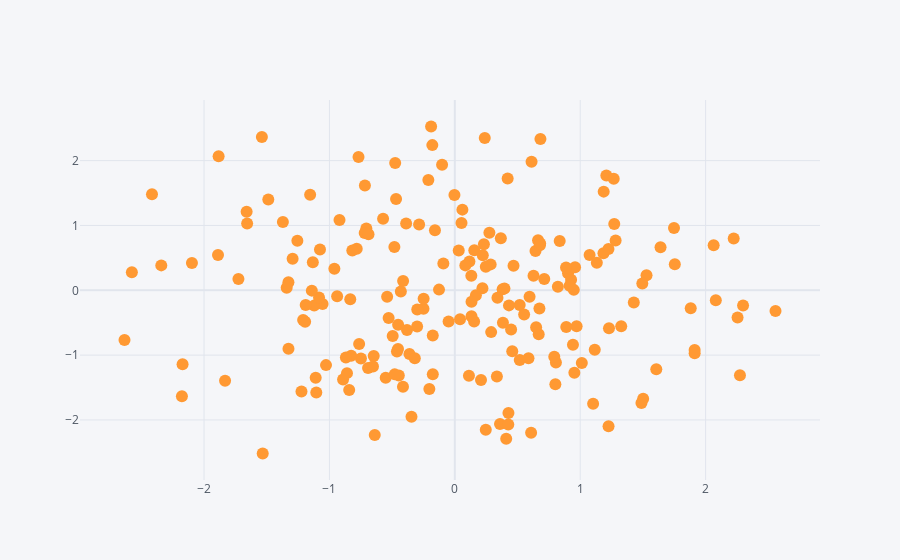

Notebook cell for this chart:
### Code cell
df.iplot(kind = 'scatter', x='A', y='B', mode='markers')

### Figure 1 — Plotly figure (JSON) as saved in the notebook; plotly's stock layout.template omitted (floating-point values rounded to 4 significant figures; data arrays with more than 128 entries replaced by an {"elided": "..."} marker saying what was removed)
{"data": [{"line": {"color": "rgba(255, 153, 51, 1.0)", "dash": "solid", "shape": "linear", "width": 1.3}, "marker": {"size": 12, "symbol": "circle"}, "mode": "markers", "name": "B", "text": "", "type": "scatter", "x": {"elided": "200 float values"}, "y": {"elided": "200 float values"}}], "layout": {"legend": {"bgcolor": "#F5F6F9", "font": {"color": "#4D5663"}}, "paper_bgcolor": "#F5F6F9", "plot_bgcolor": "#F5F6F9", "title": {"font": {"color": "#4D5663"}}, "xaxis": {"gridcolor": "#E1E5ED", "showgrid": true, "tickfont": {"color": "#4D5663"}, "title": {"font": {"color": "#4D5663"}, "text": ""}, "zerolinecolor": "#E1E5ED"}, "yaxis": {"gridcolor": "#E1E5ED", "showgrid": true, "tickfont": {"color": "#4D5663"}, "title": {"font": {"color": "#4D5663"}, "text": ""}, "zerolinecolor": "#E1E5ED"}}}
